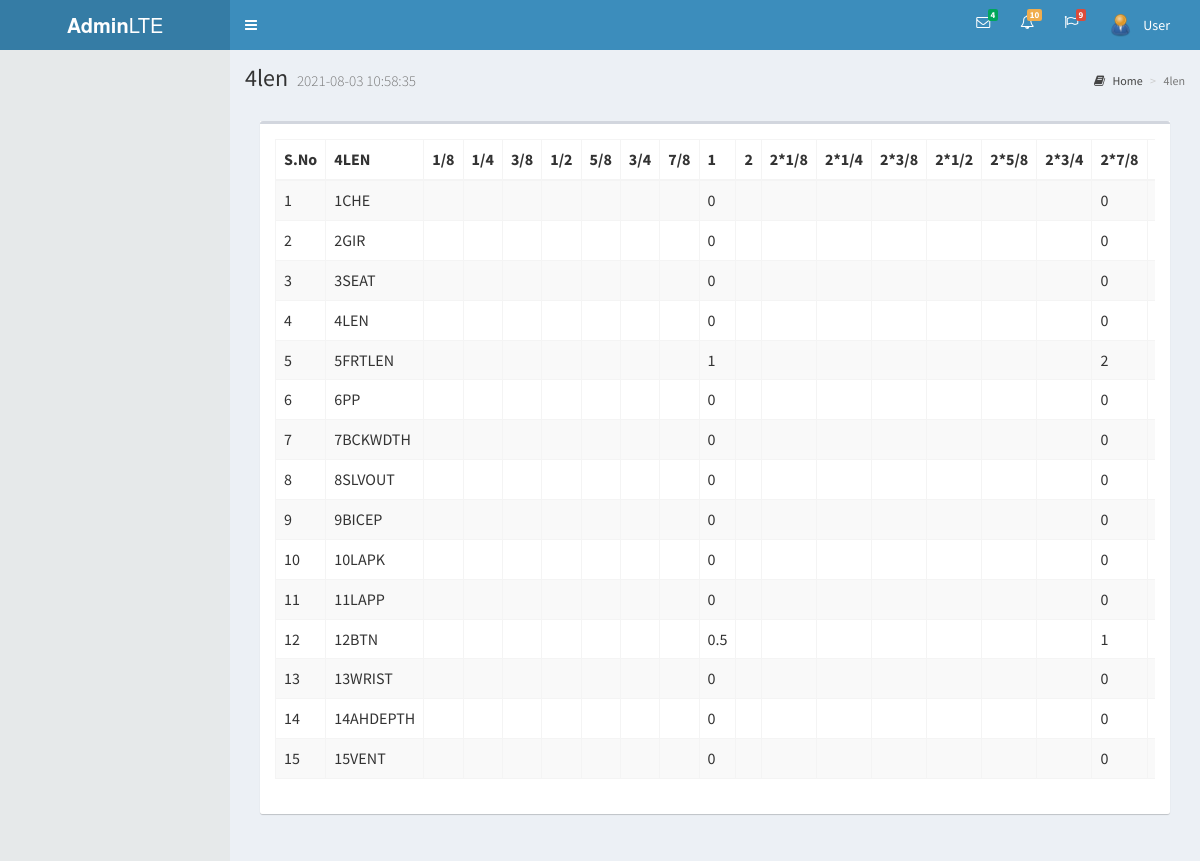
The page /ref/4len.php on the database its author committed.
### tables this page shows
CREATE TABLE `4len` (
  `id` int(11) NOT NULL,
  `4LEN` varchar(20) NOT NULL,
  `0.125` float NOT NULL,
  `0.25` float NOT NULL,
  `0.375` float NOT NULL,
  `0.5` float NOT NULL,
  `0.625` float NOT NULL,
  `0.75` float NOT NULL,
  `0.875` float NOT NULL,
  `1` float NOT NULL,
  `1.125` float NOT NULL,
  `1.25` float NOT NULL,
  `1.375` float NOT NULL,
  `1.5` float NOT NULL,
  `1.625` float NOT NULL,
  `1.75` float NOT NULL,
  `1.875` float NOT NULL,
  `2` float NOT NULL,
  `2.125` float NOT NULL,
  `2.25` float NOT NULL,
  `2.375` float NOT NULL,
  `2.5` float NOT NULL,
  `2.625` float NOT NULL,
  `2.75` float NOT NULL,
  `2.875` float NOT NULL,
  `3` float NOT NULL,
  `3.125` float NOT NULL,
  `3.25` float NOT NULL,
  `3.375` float NOT NULL,
  `3.5` float NOT NULL,
  `3.625` float NOT NULL,
  `3.75` float NOT NULL,
  `3.875` float NOT NULL,
  `4` float NOT NULL,
  `-0.125` float NOT NULL,
  `-0.25` float NOT NULL,
  `-0.375` float NOT NULL,
  `-0.5` float NOT NULL,
  `-0.625` float NOT NULL,
  `-0.75` float NOT NULL,
  `-0.875` float NOT NULL,
  `-1` float NOT NULL,
  `-1.125` float NOT NULL,
  `-1.25` float NOT NULL,
  `-1.375` float NOT NULL,
  `-1.5` float NOT NULL,
  `-1.625` float NOT NULL,
  `-1.75` float NOT NULL,
  `-1.875` float NOT NULL,
  `-2` float NOT NULL,
  `-2.125` float NOT NULL,
  `-2.25` float NOT NULL,
  `-2.375` float NOT NULL,
  `-2.5` float NOT NULL,
  `-2.625` float NOT NULL,
  `-2.75` float NOT NULL,
  `-2.875` float NOT NULL,
  `-3` float NOT NULL,
  `-3.125` float NOT NULL,
  `-3.25` float NOT NULL,
  `-3.375` float NOT NULL,
  `-3.5` float NOT NULL,
  `-3.625` float NOT NULL,
  `-3.75` float NOT NULL,
  `-3.875` float NOT NULL,
  `-4` float NOT NULL
);

### layout/header.php (called while the page is built)
<?php
include 'head.php';
include 'top_bar.php';
?>

### ref/4len.php (the view, shortened to what this page needs)
<?php
	include 'layout/header.php';
	include 'layout/aside.php';
	include 'functions/ui_function.php';
include('C:/xampp/htdocs/dbcon.php');
    $date = date('Y-m-d', time());
    $time = date('H:i:s', time());
	$datetime =$date." ".$time;
	getHeader("4len",$datetime,"fa-book");
?>
        <section class="content">
          <div class="row">
            <section class="col-lg-12">
              <div class="nav-tabs-custom">
                <div class="tab-content no-padding">
				  <div class="box" id="overall_table_data_table">
					             <table id="user_data" class="table table-bordered table-striped" data-toggle="table" data-pagination="true" data-search="true" data-show-columns="true" data-show-pagination-switch="true" data-show-refresh="true" data-key-events="true" data-show-toggle="true" data-resizable="true" data-cookie="true"
                                        data-cookie-id-table="saveId" data-show-export="true" data-export-options='{"fileName": "<?php echo "NEW_STOCK_TABLE-";echo date("d-m-Y"); ?>"}' data-click-to-select="true" data-toolbar="#toolbar">
						<thead>
							 <tr>
                       <th>S.No</th>
                          <th>4LEN</th>
                          <th>1/8</th>
                          <th>1/4</th>
                          <th>3/8</th>
                          <th>1/2</th>
                          <th>5/8</th>
                          <th>3/4</th>
                          <th>7/8</th>
                          <th>1</th>
                          <th>2</th>
						  <th>2*1/8</th>
                          <th>2*1/4</th>
                          <th>2*3/8</th>
                          <th>2*1/2</th>
                          <th>2*5/8</th>
                          <th>2*3/4</th>
                          <th>2*7/8</th>
                          <th>3</th>
                        </tr>
						</thead>
						<tbody>
							<?php
	 $sqlSelect = "SELECT * FROM `4len`";
      $counter=0;
			$result = mysqli_query($measurements, $sqlSelect);
            if (mysqli_num_rows($result) > 0) {
                ?>
				<?php
                while ($row = mysqli_fetch_array($result)) {
                    ?>
                <tr>
				<td><?php echo ++$counter; ?></td>
                    <td><?php  echo $row['4LEN']; ?></td>
                    <td><?php  echo $row['1/8']; ?></td>
                    <td><?php  echo $row['1/4']; ?></td>
                    <td><?php  echo $row['3/8']; ?></td>
                    <td><?php  echo $row['1/2']; ?></td>
                    <td><?php  echo $row['5/8']; ?></td>
                    <td><?php  echo $row['3/4']; ?></td>
                    <td><?php  echo $row['7/8']; ?></td>
                    <td><?php  echo $row['1']; ?></td>
                    <td><?php  echo $row['1*1/8']; ?></td>
					<td><?php  echo $row['1*1/4']; ?></td>
					 <td><?php  echo $row['1*3/8']; ?></td>
					 <td><?php  echo $row['1*1/2']; ?></td>
					 <td><?php  echo $row['1*5/8']; ?></td>
					 <td><?php  echo $row['1*3/4']; ?></td>
					 <td><?php  echo $row['1*7/8']; ?></td>
					 <td><?php  echo $row['2']; ?></td>
					 <td><?php  echo $row['2*1/8']; ?></td>
					</tr>
                    <?php
                }
                ?>
				 <?php } ?>
                        </tbody>
					  </table>
				  </div>
                </div>
              </div>
            </section>
          </div>
        </section>
<?php include 'layout/footer.php'; ?>

### layout/head.php (shortened to what this page needs)
<html>
<head>
  <link href="bootstrap/css/bootstrap.min.css" rel="stylesheet" type="text/css" />
  <link href="https://maxcdn.bootstrapcdn.com/font-awesome/4.3.0/css/font-awesome.min.css" rel="stylesheet" type="text/css" />
  <link href="http://code.ionicframework.com/ionicons/2.0.0/css/ionicons.min.css" rel="stylesheet" type="text/css" />
  <link href="dist/css/AdminLTE.min.css" rel="stylesheet" type="text/css" />
  <link href="dist/css/skins/_all-skins.css" rel="stylesheet" type="text/css" />
  <link href="plugins/iCheck/flat/blue.css" rel="stylesheet" type="text/css" />
  <link href="plugins/morris/morris.css" rel="stylesheet" type="text/css" />
  <link href="plugins/jvectormap/jquery-jvectormap-1.2.2.css" rel="stylesheet" type="text/css" />
  <link href="plugins/datepicker/datepicker3.css" rel="stylesheet" type="text/css" />
  <link href="plugins/daterangepicker/daterangepicker-bs3.css" rel="stylesheet" type="text/css" />
  <link href="plugins/bootstrap-wysihtml5/bootstrap3-wysihtml5.min.css" rel="stylesheet" type="text/css" />
</head>
<body class="skin-blue">
  <div class="wrapper" style="background-color: #e6e9ea;">

### layout/top_bar.php (shortened to what this page needs)
<header class="main-header" id="mainhead">
  <a href="#" class="logo"><b>Admin</b>LTE</a>
  <nav class="navbar navbar-static-top" id="navbar" role="navigation">
    <a href="#" class="sidebar-toggle" data-toggle="offcanvas" role="button">
    </a>
    <div class="navbar-custom-menu">
      <ul class="nav navbar-nav">
        <li class="dropdown messages-menu">
          <a href="#" class="dropdown-toggle" data-toggle="dropdown">
            <i class="fa fa-envelope-o"></i>
            <span class="label label-success">4</span>
          </a>
        </li>
        <li class="dropdown notifications-menu">
          <a href="#" class="dropdown-toggle" data-toggle="dropdown">
            <i class="fa fa-bell-o"></i>
            <span class="label label-warning">10</span>
          </a>
        </li>
        <li class="dropdown tasks-menu">
          <a href="#" class="dropdown-toggle" data-toggle="dropdown">
            <i class="fa fa-flag-o"></i>
            <span class="label label-danger">9</span>
          </a>
        </li>
        <li class="dropdown user user-menu">
          <a href="#" class="dropdown-toggle" data-toggle="dropdown">
            <img src="dist/img/220px-User_icon_2.svg.png" class="user-image" alt="User Image" />
            <span class="hidden-xs">User</span>
          </a>
        </li>
      </ul>
    </div>
  </nav>
</header>

### layout/aside.php
<div class="content-wrapper">

### functions/ui_function.php
<?php
function getHeader($bigheader,$smallheader,$faicon){
	echo '<section class="content-header">
          <h1>
            '.$bigheader.'
            <small>'.$smallheader.'</small>
          </h1>
          <ol class="breadcrumb">
            <li><a href="#"><i class="fa '.$faicon.'"></i> Home</a></li>
            <li class="active">'.$bigheader.'</li>
          </ol>
        </section>
        <section class="content">';
}
?>

### layout/footer.php (shortened to what this page needs)
</section>
</div>
</div>
</body>
</html>

### ref/4len.php (style rules this page uses)
td { white-space: nowrap; }

### rows shown on the page
4len: 4LEN "1CHE", 1 "0", 2 "0"
4len: 4LEN "2GIR", 1 "0", 2 "0"
4len: 4LEN "3SEAT", 1 "0", 2 "0"
4len: 4LEN "4LEN", 1 "0", 2 "0"
4len: 4LEN "5FRTLEN", 1 "1", 2 "2"
4len: 4LEN "6PP", 1 "0", 2 "0"
4len: 4LEN "7BCKWDTH", 1 "0", 2 "0"
4len: 4LEN "8SLVOUT", 1 "0", 2 "0"
4len: 4LEN "9BICEP", 1 "0", 2 "0"
4len: 4LEN "10LAPK", 1 "0", 2 "0"
4len: 4LEN "11LAPP", 1 "0", 2 "0"
4len: 4LEN "12BTN", 1 "0.5", 2 "1"
4len: 4LEN "13WRIST", 1 "0", 2 "0"
4len: 4LEN "14AHDEPTH", 1 "0", 2 "0"
4len: 4LEN "15VENT", 1 "0", 2 "0"

### other values the page prints
$bigheader "4len"
$smallheader "2021-08-03 10:58:35"
